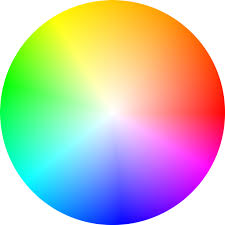
#> input picture archive/images.jpeg, 225 x 225 px
$ python adjust_gamma.py --image archive/images.jpeg --gamma 1.0 --black 5 --white 5
#> lines starting #> are read from the running program, lines starting #| are printed output that depends on the picture
#!/usr/bin/env python

# import the necessary packages
from __future__ import print_function
import numpy as np
import argparse
import cv2

def adjust_clip(image, black=0, white=255):
	# build a lookup table mapping the pixel values [0, 255] to
	# set values below black to 0 and above white to 255
	zeros = np.array([i * 0
		for i in np.arange(0,black)]).astype("uint8")
	whites = np.array([(i * 0) + 255
		for i in np.arange(0,256-white)]).astype("uint8")
	table = np.array([i + black
		for i in np.arange(0,white-black)]).astype("uint8")
	table = np.concatenate((zeros,table,whites))
#	print("LUT for clipping mask")
#	print(table)
	return cv2.LUT(image, table)

def adjust_gamma(image, gamma=1.0):
	# build a lookup table mapping the pixel values [0, 255] to
	# their adjusted gamma values
	invGamma = 1.0 / gamma
	table = np.array([((i / 255.0) ** invGamma) * 255
		for i in np.arange(0, 256)]).astype("uint8")
	# apply gamma correction using the lookup table
#	print(table)
	return cv2.LUT(image, table)

# construct the argument parse and parse the arguments
ap = argparse.ArgumentParser()
ap.add_argument("-i", "--image", required=True,
	help="path to input image")
ap.add_argument("-g", "--gamma", required=True, type=float,
	help="value of gamma")
ap.add_argument("-b", "--black", required=True, type=int,
	help="threshold below which is black")
ap.add_argument("-w", "--white", required=True, type=int,
	help="threshold above which is white")
args = vars(ap.parse_args())
gamma = args["gamma"]
black = args["black"]
white = args["white"]


# load the original image
original = cv2.imread(args["image"])
#> original is the input picture: shape (225, 225, 3); mean B, G, R 178.2, 192.7, 195.9
clipped = adjust_clip(original, black=black, white=white)
#> in adjust_clip, `return cv2.LUT(image, table)`:
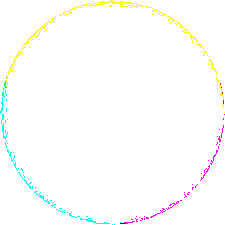
#> returned value: shape (225, 225, 3); mean of channels 0, 1, 2 252.1, 253.9, 253.2; drawn as B, G, R
gamma = gamma if gamma > 0 else 0.1
adjusted = adjust_gamma(clipped, gamma=gamma)
cv2.imshow("Images", np.hstack([original, adjusted]))
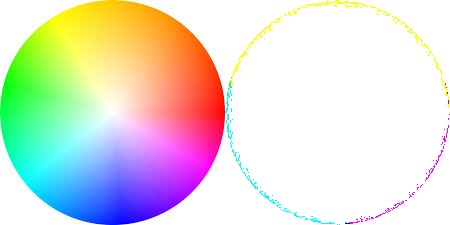
#> window 'Images': shape (225, 450, 3); mean B, G, R 215.1, 223.3, 224.6
cv2.imwrite("TEST.png",adjusted)
cv2.waitKey(0)
